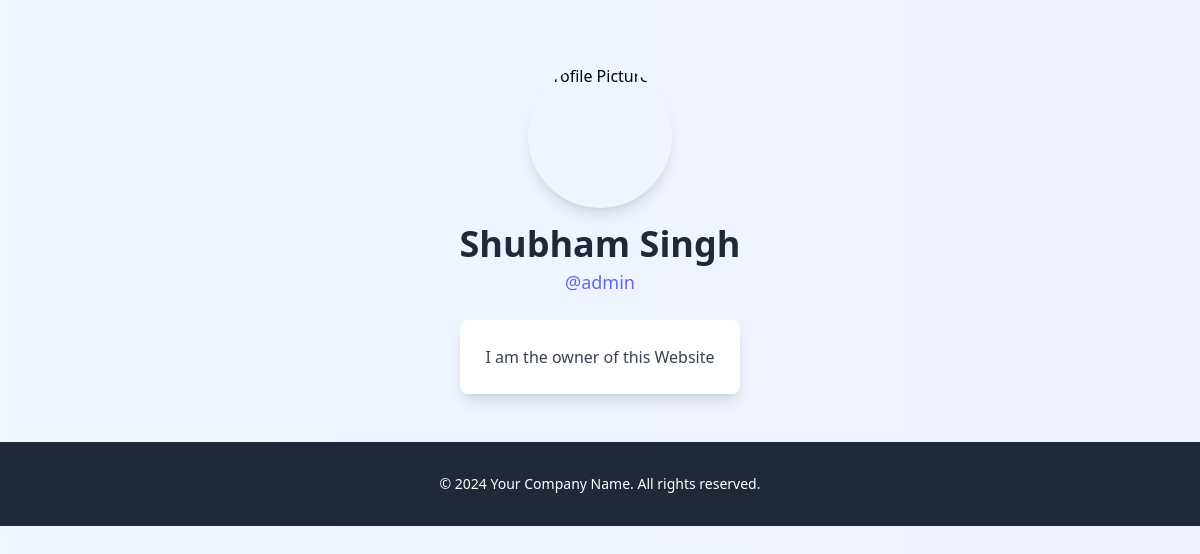
/profile/ (signed in), run on the app's committed database.
### main/models.py (models this page shows, shortened)
class Profile(models.Model):
    user = models.OneToOneField(User, on_delete=models.CASCADE)
    displayname = models.CharField(max_length=20, null=True, blank=True)
    info = models.TextField(null=True, blank=True)
    @property
    def name(self):
        if self.displayname:
            return self.displayname
        return self.user.username

### main/views.py (the view)
# urls.py: path('profile/',views.profile_view,name='profile'),
@login_required(login_url='/login/')
def profile_view(request, username=None):
    if username:
        profile = get_object_or_404(User, username=username).profile
    else:
        profile = request.user.profile
    return render(request, 'profile.html', {'profile':profile})

### templates/profile.html (shortened to what this page needs)
<!DOCTYPE html>
<html lang="en">
<head>
    <script src="https://cdn.tailwindcss.com"></script>
</head>
<body class="bg-gradient-to-r from-blue-50 to-indigo-50 font-sans min-h-screen">
    <div class="max-w-4xl mx-auto flex flex-col items-center pt-16 px-4">
        <div class="relative w-36 h-36 mb-4">
            <img
                src="https://i.ibb.co/MstHgvS/icon.png"
                alt="Profile Picture"
                class="rounded-full w-full h-full object-cover shadow-lg"
            >
        </div>
        <div class="text-center">
            <h1 class="text-4xl font-bold text-gray-800 mb-1">{{ profile.name }}</h1>
            <div class="text-indigo-500 text-lg font-medium">@{{ profile.user.username }}</div>
            {% if profile.info %}
            <div class="mt-6 text-gray-700 text-base max-w-md mx-auto leading-relaxed break-words bg-white shadow-lg p-6 rounded-lg">
                <p>{{ profile.info }}</p>
            </div>
            {% else %}
            <p class="text-gray-500 italic mt-6">No bio available</p>
            {% endif %}
        </div>
    </div>
    <footer class="bg-gray-800 text-white text-center py-8 mt-12">
        <p class="text-sm">&copy; 2024 Your Company Name. All rights reserved.</p>
    </footer>
</body>
</html>

### data on the page
Profile: name "Shubham Singh", user.username "admin", info "I am the owner of this Website"
